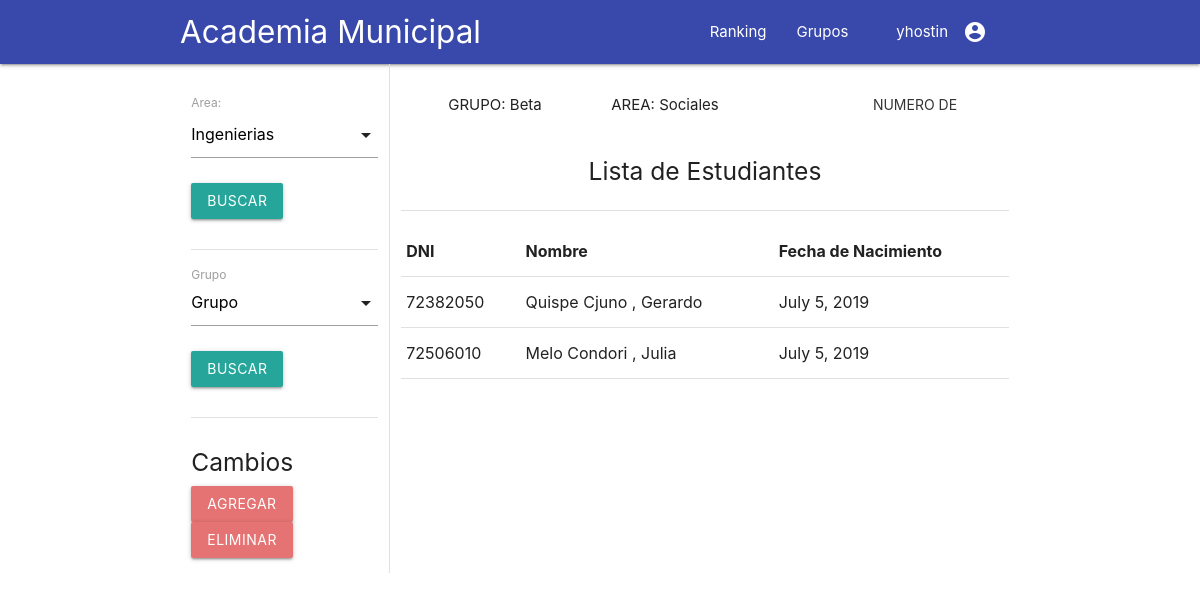
Screenshot of /asistencia/grupos (signed in) with the database file from the repository.
### asistencia/models.py (models this page shows, shortened)
class Area(models.Model):
	area_tipo			= models.CharField(primary_key=True, max_length=100)
	def __str__(self):
		return self.area_tipo

class Grupo(models.Model):
	area 				= models.ForeignKey(Area, on_delete=models.CASCADE)
	codigo 				= models.CharField(max_length=100)
	numero_alumnos		= models.IntegerField(default=0)

class Estudiante(models.Model):
	grupo 				= models.ForeignKey(Grupo, on_delete=models.CASCADE)
	nombre 				= models.CharField(max_length=100)
	apellido 			= models.CharField(max_length=100)
	fecha_nacimiento	= models.DateField()
	dni					= models.IntegerField(primary_key=True)

### asistencia/views.py (the view, shortened to what this page needs)
def grupo(request):
		grupos_list=Grupo.objects.all()
		grupo_default=Grupo.objects.last()
		query=None
		form=AreaForm(request.GET or None)
		if form.is_valid():
			query=request.GET.get('area')
			grupos_list=Grupo.objects.filter(area=query)
		print(query)
		if 'grupo_get' in request.GET:
			query=request.GET.get('grupoid_list')
			print("grupo_get",query)
			grupo_default=Grupo.objects.get(pk=query)
		context={
			'grupos_list':grupos_list,
			'form':form,
			'grupo_default':grupo_default,
		}
		return render(request,'asistencia/grupo.html',context)

### asistencia/forms.py
class AreaForm(forms.Form):
	area= forms.ModelChoiceField(queryset = Area.objects.all(),empty_label=None,required=False)

### asistencia/templates/asistencia/grupo.html (shortened to what this page needs)
{%extends 'asistencia/index.html'%}
{% load static %}
{%block body%}
<div class="container row">
	<div class="col s3 index">
		<div class="section">
			<form method="GET" >
				{{form.as_p}}
				<button class="waves-effect waves-light btn registrar" name="area_get" type="submit">Buscar</button>
			</form>
		</div>
		<div class="divider"></div>
		<div class="section">
			<form method="GET">
				<div class="input-field">
						<label>Grupo</label>
					</div>
				<button class="waves-effect waves-light btn registrar" name="grupo_get" type="submit">Buscar</button>
			</form>
		</div>
		<div class="divider"></div>
		<div class="section">
			<h5>Cambios</h5>
			<a class="btn waves-effect waves-light red lighten-2" href="{%url 'admin:asistencia_grupo_add' %}">Agregar</a>
			<a class="btn waves-effect waves-light red lighten-2" href="{%url 'admin:asistencia_grupo_changelist' %}">Eliminar</a>
		</div>
	</div>
	<div class="col s9">
		<div class="section">
			<div class="row">
				<div class="col s4 ">
					<p class="center-align">GRUPO: {{grupo_default.codigo}}</p>
				</div>
				<div class="col s4">
					<p >AREA: {{grupo_default.area}}</p>
				</div>
				<div class="col s4">
					<form method="GET">
					 <button style="margin-top: 8px" class="btn-flat tooltipped waves-effect waves-teal" data-position="bottom" data-tooltip="Ingresar Alumnos" type="submit" name="set_alumnos">
					 	Numero de Alumnos: {{grupo_default.numero_alumnos}}
				  	</button>
				    </form>
				</div>
			</div>
			<h5 class="center-align"> Lista de Estudiantes</h5>
		</div>
		<div class="divider"></div>
		<div class="section">
			<table class="highlight">
				<thead>
					<tr>
						<th>DNI</th>
						<th>Nombre</th>
						<th>Fecha de Nacimiento</th>
					</tr>
				</thead>
				<tbody>
					{%for estudiante in grupo_default.estudiante_set.all%}
					<tr>
						<td>{{estudiante.dni}}</td>
						<td>{{estudiante.apellido}} , {{estudiante.nombre}}</td>
						<td>{{estudiante.fecha_nacimiento}}</td>
					</tr>
					{%endfor%}
				</tbody>
			</table>
		</div>
	</div>
</div>
{%endblock%}

### asistencia/templates/asistencia/index.html (shortened to what this page needs)
{% load static %}
<html>
	<head>
		{% block header %}
		<link rel="stylesheet" type="text/css" href="{% static 'asistencia/css/materialize.min.css' %}">
		<link rel="stylesheet" type="text/css" href="{% static 'asistencia/style.css' %}">
		{% endblock %}
	</head>
	<body>
		<nav>
			{% block nav %}
			<div class="nav-wrapper indigo darken-1">
				<div class="container">
				<a href="{%url 'asistencia:index'%}" class=" brand-logo">Academia Municipal</a>
				<ul class="right hide-on-med-and-down">
					<li><a href="{%url 'asistencia:ranking'%}">Ranking</a></li>
					<li><a href="{%url 'asistencia:grupo'%}">Grupos</a></li>
					<li><a href="#" data-target="slide-out" class="sidenav-trigger show-on-large"><i class="material-icons right">account_circle</i>{{user}}</a></li>
				</ul>
			</div>
		</div>
			{% endblock %}
		</nav>
		{%block body %}{% endblock%}
	</body>
</html>

### asistencia/static/asistencia/style.css (style rules this page uses)
li a { color: #6200ea ; }
.col.s3.index { border-right: 1px solid #e0e0e0; }
.waves-effect.waves-light.btn.registrar { margin-top: 10px; }

### rows the page displays
Area: as_p "Area:"
Grupo: codigo "Beta", area "Sociales"
Estudiante: dni "72382050", apellido "Quispe Cjuno", nombre "Gerardo", fecha_nacimiento "July 5, 2019"
Estudiante: dni "72506010", apellido "Melo Condori", nombre "Julia", fecha_nacimiento "July 5, 2019"

### other values shown
{{ user }} "yhostin"
